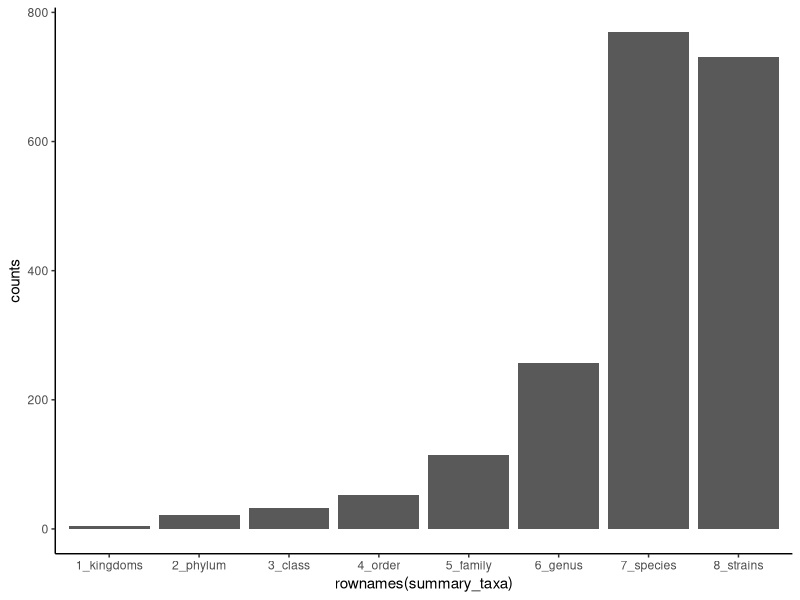

R code for this plot: (Note: this script raises an error after producing the figure.)
## ---- chunk 1
	library(ggplot2)
	library(scales)
	library(reshape2)
	library(vegan)
	library(foreach)

## ---- chunk 2
	bacteria=read.table("./Microbiome.txt", sep="\t", header=T, row.names = 1)
	phenotypes= read.table("./Phenotypes.txt", sep="\t", header=T, row.names = 1)	
## ---- chunk 3
	taxas = rownames(bacteria)
	mini=head(taxas)

	strsplit(mini, "\\|")
	
## ---- chunk 4
kingdoms=0
phylum=0
class=0
order=0
family=0
genus=0
species=0
strains=0
# List all rownames
taxas = rownames(bacteria)
# Get first 5
mini=head(taxas)
# Split pipes 
strsplit(mini, "\\|")
# Count different levels. 
for (i in taxas){
  if (length (unlist(strsplit(i, "\\|"))) == 1){
    kingdoms=kingdoms +1
  }else if (length (unlist(strsplit(i, "\\|"))) == 2) {
    phylum=phylum +1
  } else if (length (unlist(strsplit(i, "\\|"))) == 3) {
    class=class +1
  } else if (length (unlist(strsplit(i, "\\|"))) == 4) {
    order=order +1
  } else if (length (unlist(strsplit(i, "\\|"))) == 5) {
    family=family +1
  } else if (length (unlist(strsplit(i, "\\|"))) == 6) {
    genus=genus +1 
  } else if (length (unlist(strsplit(i, "\\|"))) == 7) {
    species=species +1
  } else if (length (unlist(strsplit(i, "\\|"))) == 8){
    strains=strains +1
  }
}
#Put results in a table
summary_taxa=as.data.frame(c(kingdoms,phylum,class,order,family,genus,species,strains), row.names = c("1_kingdoms","2_phylum","3_class","4_order","5_family","6_genus","7_species","8_strains"))
colnames(summary_taxa)="counts"
#Plot counts
ggplot(summary_taxa, aes(rownames(summary_taxa),counts)) + geom_bar(stat = "identity") +theme_classic()
## ---- chunk 5
  head(bacteria)
  head(t(bacteria))
  transposed_bacteria <- t(bacteria)
	mean(transposed_bacteria[,1])
	sum(transposed_bacteria[,1]!=0)
## ---- chunk 6
my_results_filtered=my_results[my_results$perc_missing<90,]
list_to_keep=as.vector(row.names(my_results_filtered))
bacteria_2_keep=bacteria[list_to_keep,]
taxas = rownames(bacteria_2_keep)
## ---- chunk 7
list_species=list()
for (i in taxas){
  if (length (unlist(strsplit(i, "\\|"))) == 7){
    list_species=c( list_species,i)
  }
}
species_table=bacteria_2_keep[unlist(list_species), ]
